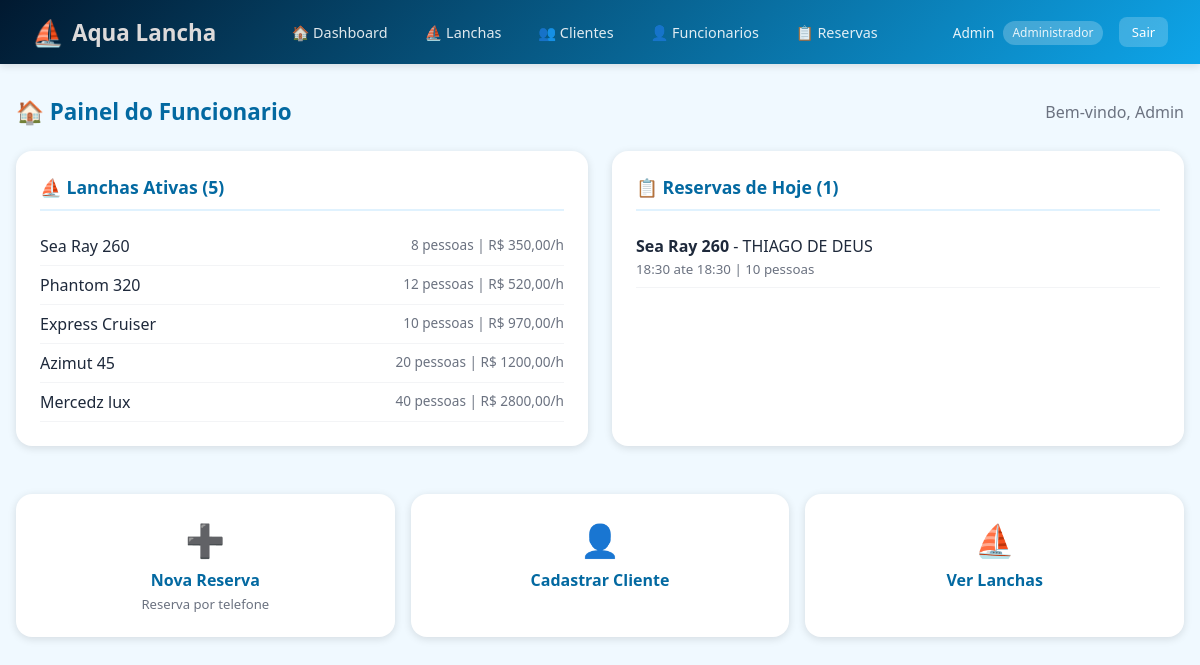
The app's page /func/dashboard/ (signed in) with its own data.
### core/models.py (models this page shows, shortened)
class Usuario(AbstractUser):
    TIPOS = [
        ('admin', 'Administrador'),
        ('funcionario', 'Funcionario'),
        ('cliente', 'Cliente'),
    ]
    tipo = models.CharField(max_length=20, choices=TIPOS, default='cliente')
    telefone = models.CharField(max_length=20, blank=True)
    cpf = models.CharField(max_length=14, blank=True)
    data_nascimento = models.DateField(null=True, blank=True)
    endereco = models.TextField(blank=True)
    criado_em = models.DateTimeField(auto_now_add=True)

class Lancha(models.Model):
    nome = models.CharField(max_length=100)
    descricao = models.TextField(blank=True)
    capacidade = models.IntegerField()
    preco_hora = models.DecimalField(max_digits=10, decimal_places=2)
    ativa = models.BooleanField(default=True)
    imagem_url = models.URLField(blank=True)
    criado_em = models.DateTimeField(auto_now_add=True)
    atualizado_em = models.DateTimeField(auto_now=True)

class Reserva(models.Model):
    STATUS = [
        ('pendente', 'Pendente'),
        ('confirmada', 'Confirmada'),
        ('cancelada', 'Cancelada'),
        ('concluida', 'Concluida'),
    ]
    cliente = models.ForeignKey(Usuario, on_delete=models.CASCADE, related_name='reservas')
    lancha = models.ForeignKey(Lancha, on_delete=models.CASCADE, related_name='reservas')
    data_inicio = models.DateTimeField()
    data_fim = models.DateTimeField()
    quantidade_pessoas = models.IntegerField()
    status = models.CharField(max_length=20, choices=STATUS, default='confirmada')
    observacoes = models.TextField(blank=True)
    valor_total = models.DecimalField(max_digits=10, decimal_places=2, default=0)
    criado_por = models.ForeignKey(Usuario, on_delete=models.SET_NULL, null=True, blank=True, related_name='reservas_criadas')
    criado_em = models.DateTimeField(auto_now_add=True)

### core/views.py (the view)
# urls.py: path('func/dashboard/', views.func_dashboard, name='func_dashboard'),
@login_required
def func_dashboard(request):
    if request.user.tipo not in ('admin', 'funcionario'):
        return redirect('index')
    lanchas_ativas = Lancha.objects.filter(ativa=True)
    reservas_hoje = Reserva.objects.filter(
        data_inicio__date=timezone.now().date(),
        status='confirmada'
    ).select_related('cliente', 'lancha')
    return render(request, 'core/func/dashboard.html', {
        'lanchas_ativas': lanchas_ativas,
        'reservas_hoje': reservas_hoje,
    })

### core/templates/core/func/dashboard.html (shortened to what this page needs)
{% extends 'core/base.html' %}
{% block content %}
<div class="page-header">
  <h1>🏠 Painel do Funcionario</h1>
  <span style="color:#6b7280">Bem-vindo, {{ user.first_name }}</span>
</div>
<div style="display:grid;grid-template-columns:1fr 1fr;gap:1.5rem;margin-bottom:1.5rem">
<div class="card">
  <div class="card-title">⛵ Lanchas Ativas ({{ lanchas_ativas.count }})</div>
  {% for l in lanchas_ativas %}
  <div style="display:flex;justify-content:space-between;padding:.5rem 0;border-bottom:1px solid #f3f4f6">
    <span>{{ l.nome }}</span>
    <span style="color:#6b7280;font-size:.85rem">{{ l.capacidade }} pessoas | R$ {{ l.preco_hora }}/h</span>
  </div>
  {% empty %}<p style="color:#6b7280">Nenhuma lancha ativa.</p>{% endfor %}
</div>
<div class="card">
  <div class="card-title">📋 Reservas de Hoje ({{ reservas_hoje.count }})</div>
  {% for r in reservas_hoje %}
  <div style="padding:.5rem 0;border-bottom:1px solid #f3f4f6">
    <strong>{{ r.lancha.nome }}</strong> - {{ r.cliente.get_full_name|default:r.cliente.username }}<br>
    <small style="color:#6b7280">{{ r.data_inicio|date:"H:i" }} ate {{ r.data_fim|date:"H:i" }} | {{ r.quantidade_pessoas }} pessoas</small>
  </div>
  {% empty %}<p style="color:#6b7280">Sem reservas para hoje.</p>{% endfor %}
</div>
</div>
<div class="grid-3">
  <a href="{% url 'func_reservar' %}" class="card" style="text-decoration:none;text-align:center;cursor:pointer">
    <div style="font-size:2rem;margin-bottom:.5rem">➕</div>
    <div style="font-weight:600;color:#0369a1">Nova Reserva</div>
    <div style="font-size:.82rem;color:#6b7280;margin-top:.3rem">Reserva por telefone</div>
  </a>
  <a href="{% url 'func_cadastrar_cliente' %}" class="card" style="text-decoration:none;text-align:center;cursor:pointer">
    <div style="font-size:2rem;margin-bottom:.5rem">👤</div>
    <div style="font-weight:600;color:#0369a1">Cadastrar Cliente</div>
  </a>
  <a href="{% url 'func_lanchas' %}" class="card" style="text-decoration:none;text-align:center;cursor:pointer">
    <div style="font-size:2rem;margin-bottom:.5rem">⛵</div>
    <div style="font-weight:600;color:#0369a1">Ver Lanchas</div>
  </a>
</div>
{% endblock %}

### core/templates/core/base.html (shortened to what this page needs)
<!DOCTYPE html>
<html lang="pt-BR">
<head>
{% load static %}
</head>
<body>
{% if user.is_authenticated %}
<nav class="navbar">
  <div class="brand"><span>⛵</span> Aqua Lancha</div>
  <div class="nav-links">
    {% if user.tipo == 'admin' %}
      <a href="{% url 'admin_dashboard' %}">🏠 Dashboard</a>
      <a href="{% url 'admin_lanchas' %}">⛵ Lanchas</a>
      <a href="{% url 'admin_clientes' %}">👥 Clientes</a>
      <a href="{% url 'admin_funcionarios' %}">👤 Funcionarios</a>
      <a href="{% url 'admin_reservas' %}">📋 Reservas</a>
    {% elif user.tipo == 'funcionario' %}
      <a href="{% url 'func_dashboard' %}">🏠 Dashboard</a>
      <a href="{% url 'func_lanchas' %}">⛵ Lanchas</a>
      <a href="{% url 'func_reservas' %}">📋 Reservas</a>
      <a href="{% url 'func_reservar' %}">➕ Nova Reserva</a>
      <a href="{% url 'func_cadastrar_cliente' %}">👤 Cadastrar Cliente</a>
    {% else %}
      <a href="{% url 'cliente_dashboard' %}">🏠 Inicio</a>
      <a href="{% url 'cliente_lanchas' %}">⛵ Lanchas</a>
      <a href="{% url 'cliente_reservar' %}">📝 Reservar</a>
      <a href="{% url 'cliente_minhas_reservas' %}">📋 Minhas Reservas</a>
      <a href="{% url 'cliente_calendario' %}">📅 Calendario</a>
    {% endif %}
  </div>
  <div style="display:flex;align-items:center;gap:1rem">
    <span class="nav-user">{{ user.first_name|default:user.username }} <span class="badge">{{ user.get_tipo_display }}</span></span>
    <a href="{% url 'logout' %}" class="btn btn-sm" style="background:rgba(255,255,255,.2);color:#fff">Sair</a>
  </div>
</nav>
{% endif %}
<div class="main">
  {% block content %}{% endblock %}
</div>
</body>
</html>

### core/templates/core/base.html (style rules this page uses)
* { margin:0;padding:0;box-sizing:border-box }
:root { --azul:#0ea5e9;--azul-dark:#0284c7;--azul-light:#e0f2fe; --verde:#10b981;--vermelho:#ef4444;--laranja:#f59e0b; --cinza:#6b7280;--cinza-light:#f3f4f6;--branco:#fff; --sombra:0 2px 8px rgba(0,0,0,.12); }
body { font-family:'Segoe UI',sans-serif;background:#f0f9ff;color:#1e293b;min-height:100vh }
a { text-decoration:none;color:inherit }
.navbar { background:linear-gradient(135deg,#011930,#0ea5e9);padding:0 2rem;display:flex;align-items:center;justify-content:space-between;height:64px;box-shadow:var(--sombra);position:sticky;top:0;z-index:100 }
.navbar .brand { color:#dddada;font-size:1.4rem;font-weight:700;display:flex;align-items:center;gap:.5rem }
.navbar .brand span { font-size:1.6rem }
.nav-links { display:flex;align-items:center;gap:.5rem }
.nav-links a { color:rgba(255,255,255,.88);padding:.5rem .9rem;border-radius:8px;font-size:.9rem;transition:.2s }
.nav-user { color:#fff;font-size:.85rem;opacity:.9 }
.badge { background:rgba(255,255,255,.25);padding:.2rem .6rem;border-radius:12px;font-size:.75rem;color:#fff;margin-left:.3rem }
.main { max-width:1200px;margin:0 auto;padding:2rem 1rem }
.card { background:#fff;border-radius:16px;box-shadow:var(--sombra);padding:1.5rem;margin-bottom:1.5rem }
.card-title { font-size:1.1rem;font-weight:600;color:#0369a1;margin-bottom:1rem;padding-bottom:.6rem;border-bottom:2px solid var(--azul-light) }
.btn { display:inline-flex;align-items:center;gap:.4rem;padding:.55rem 1.2rem;border-radius:8px;font-size:.9rem;font-weight:500;border:none;cursor:pointer;transition:.2s }
.btn-sm { padding:.35rem .8rem;font-size:.82rem }
.grid-3 { display:grid;grid-template-columns:repeat(3,1fr);gap:1rem }
.page-header { display:flex;align-items:center;justify-content:space-between;margin-bottom:1.5rem }
.page-header h1 { font-size:1.4rem;font-weight:700;color:#0369a1 }

### records on screen
Usuario: first_name "Admin", tipo "Administrador"
Lancha: nome "Sea Ray 260", capacidade "8", preco_hora "350,00"
Lancha: nome "Phantom 320", capacidade "12", preco_hora "520,00"
Lancha: nome "Express Cruiser", capacidade "10", preco_hora "970,00"
Lancha: nome "Azimut 45", capacidade "20", preco_hora "1200,00"
Lancha: nome "Mercedz lux", capacidade "40", preco_hora "2800,00"
Reserva: lancha.nome "Sea Ray 260", cliente.get_full_name "THIAGO DE DEUS", data_inicio "18:30", data_fim "18:30", quantidade_pessoas "10"

### other values on screen
{{ lanchas_ativas.count }} "5"
{{ reservas_hoje.count }} "1"
